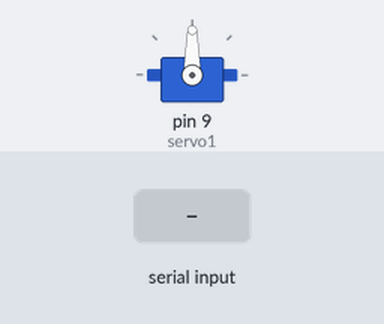
Bench run of a sketch on a simulated Arduino Uno, built with avr-gcc and run on an emulated ATmega328P. On the bench: servo. The inputs (shaded band) are chosen by the test bench.

Above: at 1.2 s.
1.3 s: byte 30 received over Serial
At 1.8 s:
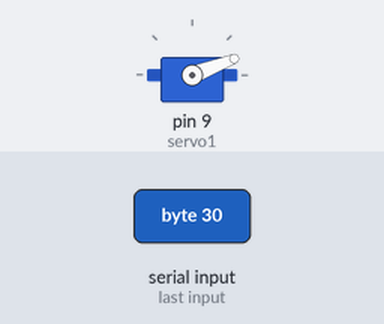
2.8 s: byte 90 received over Serial
At 4.1 s:
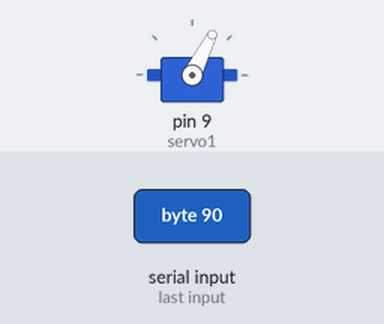
Timing chart, 0 to 5.8 s (numbered marks = the images above; inputs shaded):
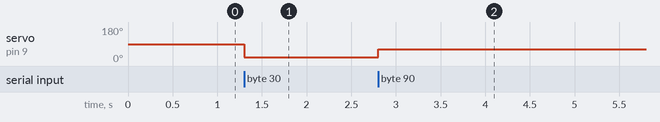

The sketch:

0524_servoMotorProcessingInput.ino
```cpp
#include <Servo.h>

int x;
Servo servo1;
void setup() {
  Serial.begin(9600);
  servo1.attach(9);
}

void loop() {
  if (Serial.available() > 0) {
    x = Serial.read();
    x = map(x, 0, 255, 0, 179);
    //map() convert the x value (0-255) to (0-179) for servo motor (as you know it can rotate 180 degree)
    servo1.write(x);
  }
}
```

Measured:
- after the input at 1.3 s, servo on pin 9 (servo1): 90° → 21° at once
- after the input at 2.8 s, servo on pin 9 (servo1): 21° → 63° at once
